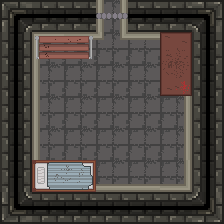

Tiled map render using the project's own tile images. Description and the whole map definition, tile-layer contents included, below:
An orthogonal 7x7 tile map with 32x32 px tiles, 3 tile layers (Tile Layer 1, Tile Layer 2, Tile Layer 3).

<map version="1.2" tiledversion="1.2.0" orientation="orthogonal" renderorder="left-up" width="7" height="7" tilewidth="32" tileheight="32" infinite="0" nextlayerid="4" nextobjectid="1">
 <tileset firstgid="1" source="FullSpriteSheet.tsx" />
 <layer id="1" name="Tile Layer 1" width="7" height="7">
  <data encoding="csv">
1,66,66,166,66,66,3,
35,33,2,134,2,131,35,
35,99,34,34,34,163,35,
35,99,34,34,34,36,35,
35,99,34,34,34,36,35,
35,129,130,98,98,68,35,
65,66,66,66,66,66,67
</data>
 </layer>
 <layer id="2" name="Tile Layer 2" width="7" height="7">
  <data encoding="csv">
0,0,0,0,0,0,0,
0,0,0,0,0,0,0,
0,0,0,0,0,0,0,
0,0,0,0,0,0,0,
0,0,0,0,0,0,0,
0,0,0,0,0,0,0,
0,0,0,0,0,0,0
</data>
 </layer>
 <layer id="3" name="Tile Layer 3" width="7" height="7">
  <data encoding="csv">
276,276,276,276,276,276,276,
276,247,250,276,276,276,276,
276,276,276,276,276,276,276,
276,276,276,276,276,276,276,
276,276,276,276,276,276,276,
276,276,276,276,276,276,276,
276,276,276,276,276,276,276
</data>
 </layer>
</map>